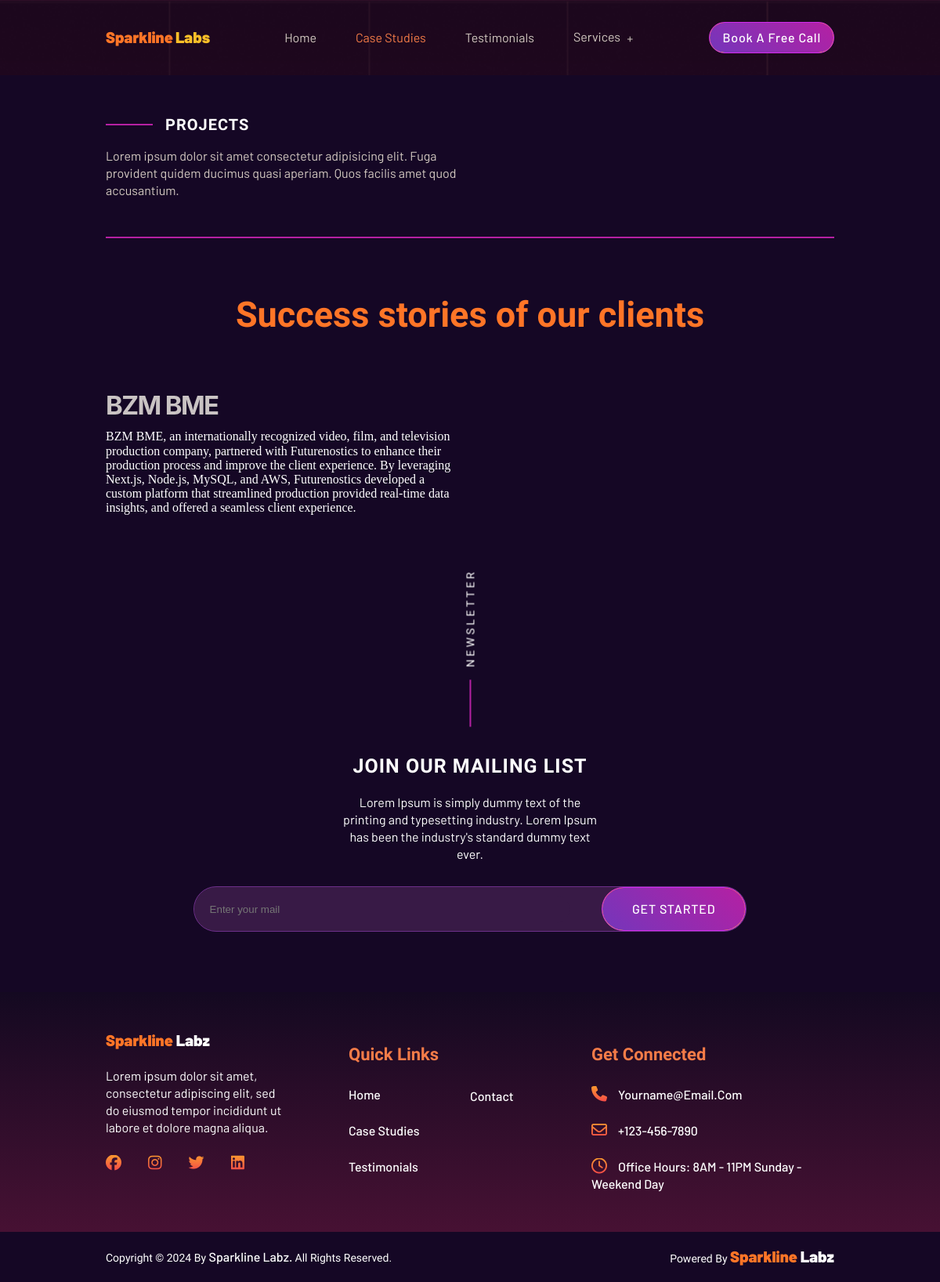
/projects/, run on the app's committed database.
### base/models.py (models this page shows, shortened)
class Project(models.Model):
    title = models.CharField(max_length=50)
    about_client = models.CharField(max_length=500)
    description = models.JSONField()
    problem = models.JSONField()
    solution = models.JSONField()
    challenges = models.JSONField()
    technologies = models.JSONField(default=list)
    services = models.ManyToManyField(Service)
    client = models.ForeignKey(Client, on_delete=models.SET_NULL, null=True)
    image = models.ImageField(upload_to='projects', default='projects/defualt.png')
    date_posted = models.DateTimeField(default=timezone.now)
    @property
    def slug_url(self):
        self.url = ""
        for char in self.title:
            if char == " ":
                char = "-"
            self.url += char
        return self.url.lower()

### base/views.py (the view)
# urls.py: path('projects/', views.projects, name='portfolio'),
def projects(request):
    projects = Project.objects.all()
    return render(request, 'base/case_studies.html', context={'projects':projects})

### base/context_processor.py (called while the page is built)
def service_data(request):
    data = Service.objects.all()
    return {'service_data':data}

### base/models.py (called while the page is built)
    @property
    def slug_url(self):
        self.url = ""
        for char in self.title:
            if char == " " or char == "/":
                char = "-"
            self.url += char
        return self.url.lower()

### base/templates/base/case_studies.html (shortened to what this page needs)
{% extends "base/base.html" %}
{% load static %}
{% block body %}
    <section class="case-studies-page">
        <div class="container">
            <div class="container-center case-studies-center aos-init aos-animate" data-aos="fade-up">
                <div class="page-title">
                    <div class="flex gap-1">
                        <hr class="gallary-hr1">
                        <h5>Projects</h5>
                    </div>
                    <p>Lorem ipsum dolor sit amet consectetur adipisicing elit. Fuga provident quidem ducimus quasi aperiam. Quos facilis amet quod accusantium.</p>
                </div>
                <div class="flex flex-end w-100">
                </div>
            </div>
            <hr class="mt-30">
            <h2 class="text-center mt-45 color1">Success stories of our clients</h2>
            <div class="case-studies-main flex-wrap flex-sb">
                {% for project in projects %}
                <div class="case-study">
                    <a href="{% url "case-study" project.slug_url %}">
                    </a>
                    <a href="{{project.slug_url}}"><h2 class="case-title">{{project.title}}</h2></a>
                    {% for desc in project.description %}
                        {{desc}}
                    {% endfor %}
                </div>
                {% endfor %}
            </div>
        </div>
    </section>
{% endblock body %}

### base/templates/base/base.html (shortened to what this page needs)
{% load static %}
<!DOCTYPE html>
<html lang="en">
<head>
    <link rel="stylesheet" type="text/css" href="//cdn.jsdelivr.net/gh/kenwheeler/slick@1.8.1/slick/slick-theme.css" />
    <link rel="stylesheet" href="https://unpkg.com/aos@next/dist/aos.css" />
    <link rel="stylesheet" href="{% static 'base/css/easy.css' %}">
    <link rel="stylesheet" href="{% static 'base/css/slick.min.css' %}">
    <link rel="stylesheet" href="{% static 'base/css/style.css' %}">
    <link rel="stylesheet" href="{% static 'base/css/responsive.css' %}">
    <link rel="stylesheet" href="https://cdnjs.cloudflare.com/ajax/libs/font-awesome/6.4.2/css/all.min.css"
 />
</head>
<body>
    <div class="site-wrapper">
        <div class="header-index">
            <header>
                <nav class="container navbar">
                    <div class="container-nav flex">
                        <a class="navbar-logo" href="/"><span class="color1 bold">Sparkline</span> <span
                                class="color2 bold">Labs</span></a>
                        <ul class="navbar-nav flex">
                            <li><a class="nav-link {% if request.resolver_match.url_name == 'home' %}active{% endif %}" href="{% url "home" %}">Home</a></li>
                            <li><a class="nav-link {% if request.resolver_match.url_name == 'portfolio' %}active{% endif %}" href="{% url 'portfolio' %}">Case Studies</a></li>
                            <li><a class="nav-link {% if request.resolver_match.url_name == 'testimonials' %}active{% endif %}" href="{% url 'testimonials' %}">Testimonials</a></li>
                            <li class=" dropdown ">
                                    <a class="nav-link dropdown-toggle" href="#" id="navbarScrollingDropdown"
                                        role="button" data-bs-toggle="dropdown" aria-expanded="false">
                                        Services
                                    </a>
                            </li>
                        </ul>
                    </div>
                    <div class="flex nav-right">
                        <a class="btn_hover1" href="{% url 'contact' %}">Book a free call</a>
                    </div>
                </nav>
            </header>
            {% block body %}{% endblock body %}
            <footer>
                <div class="container">
                    <div class="footer-hr flex flex-col">
                        <div class="flex gap-1 aos-init aos-animate" data-aos="fade-left">
                            <hr>
                            <h6>Newsletter</h6>
                        </div>
                        <h3>JOIN OUR MAILING LIST</h3>
                        <p class="text-center">Lorem Ipsum is simply dummy text of the printing and typesetting
                            industry.
                            Lorem Ipsum has been
                            the industry's standard dummy text ever.
                        </p>
                    </div>
                    <form id="footer-form" class="flex flex-sb gap-2 aos-init aos-animate" data-aos="zoom-in"
                        data-aos-delay="400">
                        <input type="email" required="" placeholder="Enter your mail">
                        <button type="submit" class="btn_hover1">Get Started</button>
                    </form>
                </div>
                <div class="footer-menu">
                    <div class="container">
                        <div class="flex flex-start footer-center">
                            <div class="w-33 flex flex-col gap-2 flex-start">
                                <a class="bold color2" href=""><span class="color1">Sparkline</span> Labz</a>
                                <p>Lorem ipsum dolor sit amet, consectetur adipiscing elit, sed do eiusmod tempor
                                    incididunt
                                    ut labore et dolore magna aliqua.
                                </p>
                                <span class="flex gap-2">
                                    <a href="#"><i class="fa-brands fa-facebook"></i></a>
                                    <a href="#"><i class="fa-brands fa-instagram"></i></a>
                                    <a href="#"><i class="fa-brands fa-twitter"></i></a>
                                    <a href="#"><i class="fa-brands fa-linkedin"></i></a>
                                </span>
                            </div>
                            <div class="w-16 mt-1">
                                <h4>Quick Links</h4>
                                <ul class="flex flex-col gap-2 flex-start">
                                    <li><a href="">Home</a>
                                    </li>
                                    <li><a href="{% url "portfolio" %}">Case Studies</a>
                                    </li>
                                    <li><a href="{% url "testimonials" %}">Testimonials</a>
                                    </li>
                                </ul>
                            </div>
                            <div class="w-16 mt-45 flex-end">
                                <ul class="flex flex-col gap-2 flex-start">
                                    <li><a href="{% url "contact" %}">Contact</a>
                                </li>
                                </ul>
                            </div>
                            <div class="w-33 mt-1 flex flex-col flex-start">
                                <h4>Get Connected</h4>
                                <ul class="flex flex-col gap-2 flex-start">
                                    <li>
                                        <a href="#">
                                            <i class="fa-solid fa-phone"></i></a>
                                        <a href="#" class="text-lowercase">Yourname@Email.Com</a>
                                    </li>
                                    <li>
                                        <a href="#">
                                            <i class="fa-regular fa-envelope"></i></a>
                                        <a href="#">+123-456-7890</a>
                                    </li>
                                    <li>
                                        <a href="#">
                                            <i class="fa-sharp fa-regular fa-clock"></i></a>
                                        <a href="#">Office
                                            Hours: 8AM - 11PM
                                            Sunday - Weekend Day</a>
                                    </li>
                                </ul>
                            </div>
                        </div>
                    </div>
                </div>
                <div class="copyright">
                    <div class="container flex flex-sb gap-2 flex-wrap">
                        <h6>Copyright © 2024 By <a href="" class="p-0">
                                Sparkline Labz. </a> All Rights Reserved.
                        </h6>
                        <h6>Powered By <b> <a href="" class="bold color2" href="/"><span class="color1">Sparkline</span>
                                    Labz</a> </b></h6>
                    </div>
                </div>
            </footer>
        </div>
</body>
</html>

### base/static/base/css/easy.css (style rules this page uses)
.flex { display: flex; align-items: center; }
.flex-sb { display: flex; align-items: center; justify-content: space-between; }
.flex-start { align-items: flex-start !important; justify-content: flex-start !important; }
.flex-end { justify-content: flex-end !important; }
.flex-col { flex-direction: column !important; }
.flex-wrap { display: flex; flex-wrap: wrap; }
.gap-1 { gap: 1rem !important; }
.gap-2 { gap: 1.5rem !important; }
.p-0 { padding: 0; }
.mt-1 { margin-top: 1rem !important; }
.mt-30 { margin-top: 3rem !important; }
.mt-45 { margin-top: 4.5rem !important; }
.text-center { text-align: center; }
.w-16 { width: 16.66666667%; }
.w-33 { width: 33.33333%; }
.color1 { color: #ff7527; }
.color2 { color: #fabf28; }
.bold { font-weight: 900; font-size: 20px; }
.btn_hover1 { display: inline-block; position: relative; overflow: hidden; border-radius: 50px; border: 1.5px solid #d12bec; color: #fff; z-index: 1; letter-spacing: 0.8; background: linear-gradient(180deg, #ff7527 0%, #fabf28 100%); cursor: pointer; }
.btn_hover1::before { border-radius: 50px; content: ""; position: absolute; width: 100%; height: 100%; transition: all 0.3s ease-in; background: linear-gradient(42deg, #7436bb 0.01%, #b520a3 100%); z-index: -1; top: 0; right: 0; }

### base/static/base/css/responsive.css (style rules this page uses)
@media screen and (max-width: 1400px) { .container { max-width: 1140px; } }
@media screen and (max-width: 1200px) { .container { max-width: 960px; } }

### data on the page
Project: title "BZM BME", description "BZM BME, an internationally recognized video, film, and television production company, partnered with Futurenostics to enhance their production process and improve the client experience. By leveraging Next.js, Node.js, MySQL, and AWS, Futurenostics developed a custom platform that streamlined production provided real-time data insights, and offered a seamless client experience."
